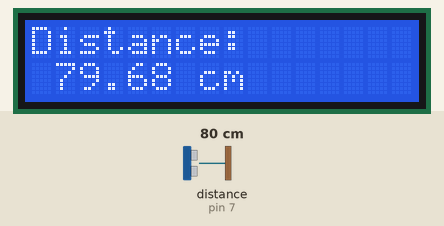
This sketch was run on a simulated Arduino Uno, built with avr-gcc and run on an emulated ATmega328P. Parts: 16×2 character LCD. Wiring (inferred from the names in the program): ultrasonic range finder: trigger pin 6; echo pin 7. The inputs (shaded band) are chosen by the test bench; at power-on: distance to the obstacle (sensor on pin 7) 80 cm. The echo pulse lasts 58.3 µs per cm.

Above: at 2.7 s.
2.8 s: distance to the obstacle (sensor on pin 7) set to 2 cm
At 3.8 s:
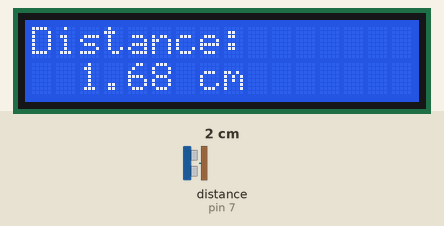
4.3 s: distance to the obstacle (sensor on pin 7) set to 4 cm
At 5.1 s:
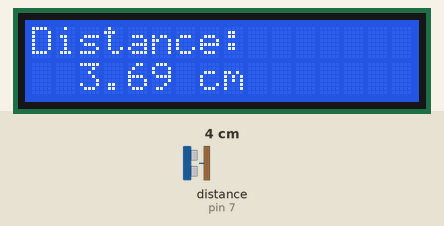
5.9 s: distance to the obstacle (sensor on pin 7) set to 9 cm
At 6.6 s:
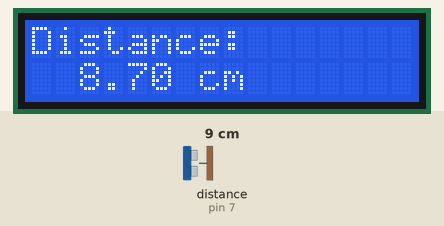
Timing chart, 0 to 8.9 s (numbered marks = the images above; inputs shaded):
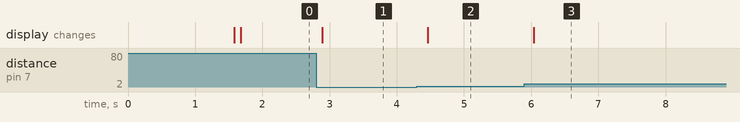

The sketch:

main.ino
```cpp
/*
  📏 Ultrasonic Distance Measurement System (LCD + Median Filter)

  Features:
  - Accurate distance measurement (HC-SR04)
  - Median filtering for noise reduction
  - Stable LCD display
  - Error handling for no-echo condition

  Author: Venkateswarlu Reddy
*/

#include <Wire.h>
#include <LiquidCrystal_I2C.h>

// ---------------- LCD ----------------
LiquidCrystal_I2C lcd(0x27, 16, 2);

// ---------------- PINS ----------------
#define TRIG_PIN 6
#define ECHO_PIN 7

// ---------------- PARAMETERS ----------------
#define SAMPLE_SIZE 5
#define UPDATE_DELAY 150

// ---------------- ULTRASONIC READ ----------------
float readDistance()
{
  digitalWrite(TRIG_PIN, LOW);
  delayMicroseconds(2);

  digitalWrite(TRIG_PIN, HIGH);
  delayMicroseconds(10);
  digitalWrite(TRIG_PIN, LOW);

  long duration = pulseIn(ECHO_PIN, HIGH, 30000);

  if(duration == 0) return -1;

  return (duration * 0.0343) / 2.0;
}

// ---------------- MEDIAN FILTER ----------------
float getFilteredDistance()
{
  float values[SAMPLE_SIZE];

  for(int i=0; i<SAMPLE_SIZE; i++)
  {
    values[i] = readDistance();
    delay(10);
  }

  // Bubble sort
  for(int i=0; i<SAMPLE_SIZE-1; i++)
  {
    for(int j=0; j<SAMPLE_SIZE-i-1; j++)
    {
      if(values[j] > values[j+1])
      {
        float temp = values[j];
        values[j] = values[j+1];
        values[j+1] = temp;
      }
    }
  }

  return values[SAMPLE_SIZE/2];
}

// ---------------- SETUP ----------------
void setup()
{
  pinMode(TRIG_PIN, OUTPUT);
  pinMode(ECHO_PIN, INPUT);

  lcd.init();
  lcd.backlight();

  lcd.setCursor(0,0);
  lcd.print("Ultrasonic Ready");
  delay(1500);
  lcd.clear();
}

// ---------------- LOOP ----------------
void loop()
{
  float distance = getFilteredDistance();

  lcd.setCursor(0,0);
  lcd.print("Distance:");

  lcd.setCursor(0,1);

  if(distance < 0)
  {
    lcd.print("No Signal      ");
  }
  else
  {
    char buffer[10];
    dtostrf(distance, 6, 2, buffer);

    lcd.print(buffer);
    lcd.print(" cm   ");
  }

  delay(UPDATE_DELAY);
}
```

Measured:
- after the input at 2.8 s, the display: changes after 0.09 s (image 1)
- after the input at 4.3 s, the display: changes after 0.16 s (image 2)
- after the input at 5.9 s, the display: changes after 0.14 s (image 3)
